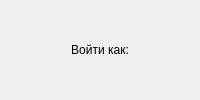
<?xml version="1.0" encoding="UTF-8"?>
<ui version="4.0">
 <class>AutoFillWidget</class>
 <widget class="QWidget" name="AutoFillWidget">
  <layout class="QGridLayout" name="gridLayout1">
   <item row="0" column="0">
    <layout class="QGridLayout" name="gridLayout2">
     <item row="0" column="0">
      <widget class="QLabel" name="label">
       <property name="text">
        <string>Войти как:</string>
       </property>
       <property name="alignment">
        <set>Qt::AlignCenter</set>
       </property>
      </widget>
     </item>
    </layout>
   </item>
   <item row="1" column="0">
    <layout class="QGridLayout" name="gridLayout"/>
   </item>
  </layout>
 </widget>
 <resources/>
 <connections/>
</ui>
